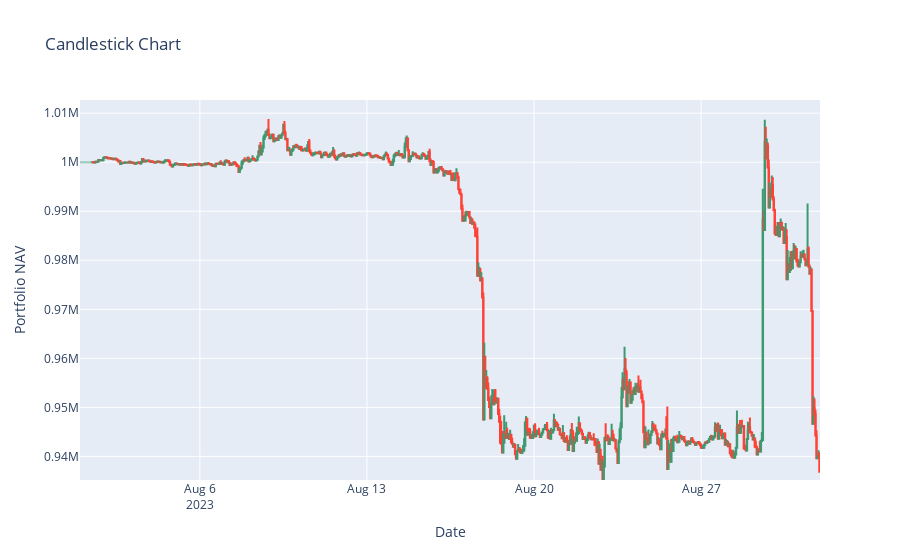

Notebook source saved alongside this figure:
### Code cell
import pandas as pd
import plotly.graph_objects as go

# Create a Candlestick chart
fig = go.Figure(data=[go.Candlestick(x=df['date'],
                open=portfolio['nav_open'],
                high=portfolio['nav_high'],
                low=portfolio['nav_low'],
                close=portfolio['nav_close'])])

# Customize the layout
fig.update_layout(
    title='Candlestick Chart',
    yaxis_title='Portfolio NAV',
    xaxis_title='Date',
    xaxis_rangeslider_visible=False  # Hides the range slider
)

# Show the figure
fig.show()

### Figure 1 — Plotly figure (JSON) as saved in the notebook; plotly's stock layout.template omitted (floating-point values rounded to 4 significant figures; data arrays with more than 128 entries replaced by an {"elided": "..."} marker saying what was removed)
{"data": [{"close": {"elided": "744 float values"}, "high": {"elided": "744 float values"}, "low": {"elided": "744 float values"}, "open": {"elided": "744 float values"}, "type": "candlestick", "x": {"elided": "744 str values"}}], "layout": {"autosize": true, "title": {"text": "Candlestick Chart"}, "xaxis": {"autorange": true, "range": ["2023-07-31 23:30", "2023-08-31 23:30"], "rangeslider": {"visible": false, "yaxis": {}}, "title": {"text": "Date"}, "type": "date"}, "yaxis": {"autorange": true, "range": [935200.0, 1013000.0], "title": {"text": "Portfolio NAV"}}}}
